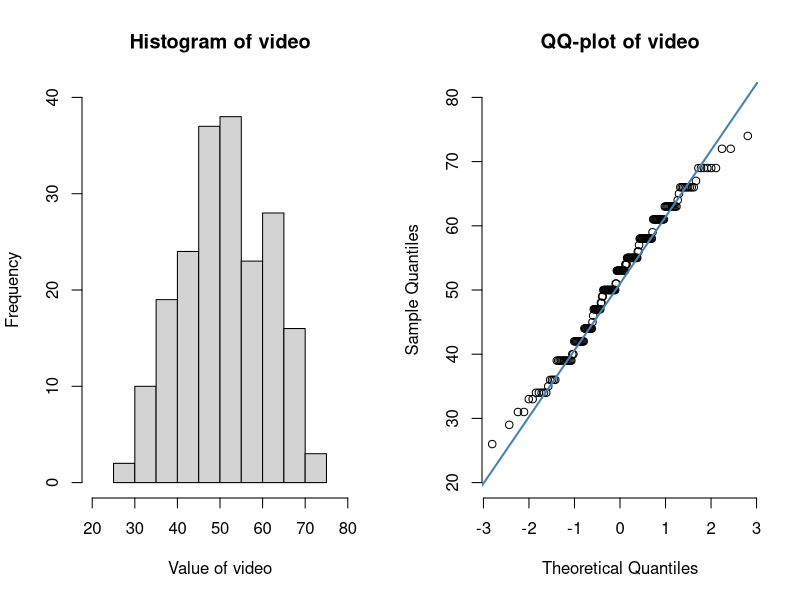
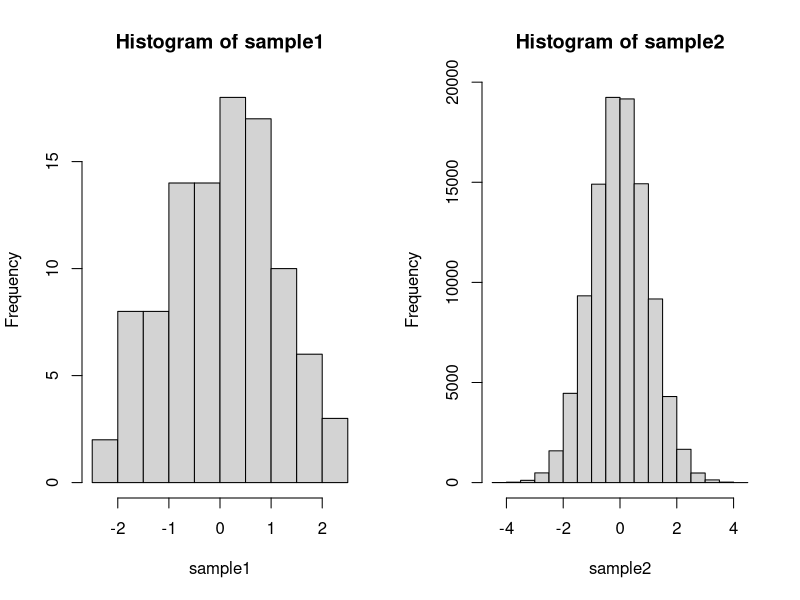
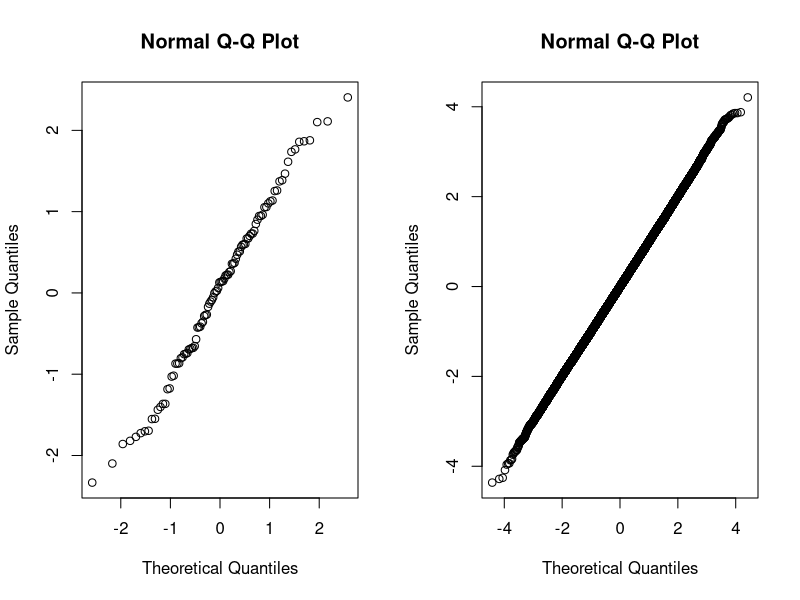
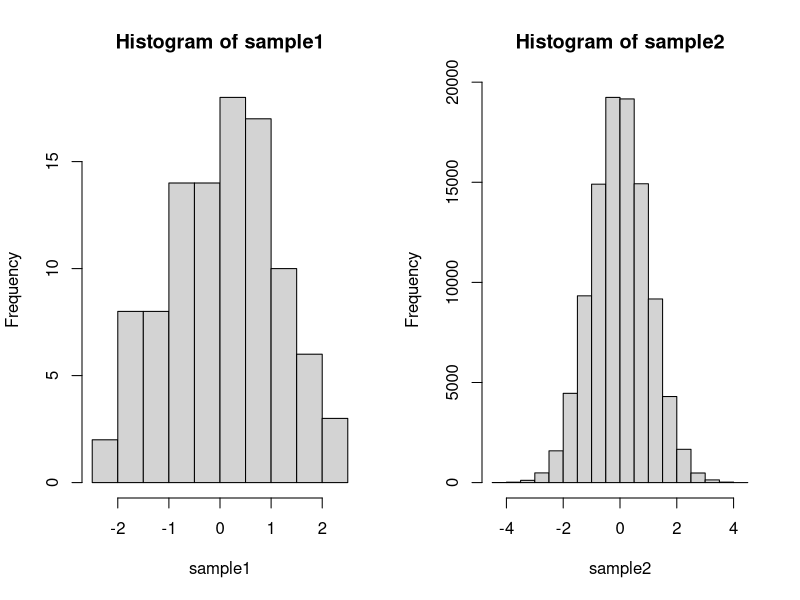

Reproduce these figures in R, in order.
## ---- chunk 1
getwd()
Ice_cream.1 <- read.csv("./data/Ice_cream-1.csv")
mean_video <- mean(Ice_cream.1$video)
## ---- chunk 2
# Create a histogram
par(mfrow=c(1,2))
hist(
  Ice_cream.1$video,
  xlim = c(20, 80),
  xlab="Value of video",
  ylim = c(0, 40),
  main="Histogram of video"
)
qqnorm(Ice_cream.1$video, pch = 1, frame = FALSE, ylim = c(20, 80), main="QQ-plot of video")
qqline(Ice_cream.1$video, col = "steelblue", lwd = 2)
## ---- chunk 3
Ice_cream.1 <- read.csv("./data/Ice_cream-1.csv")
mean_video <- mean(Ice_cream.1$video)
sd_video <- sd(Ice_cream.1$video)
cl <- 0.97
z_score <- qnorm((1 + cl) / 2)
margin_of_error <- z_score * (sd_video / sqrt(length(Ice_cream.1$video)))

lower_bound <- mean_video - margin_of_error
upper_bound <- mean_video + margin_of_error
## ---- chunk 4
# Load the pwr package
library(pwr)

# Set the parameters
confidence_level <- 0.97
maximum_width <- 3
sd_video <- sd(Ice_cream.1$video)
# Calculate the Z-score for the given confidence level
z_score <- qnorm((1 + confidence_level) / 2)

# Calculate required sample size
required_sample_size <- (z_score * sd_video / (maximum_width / 2))^2
## ---- chunk 5
sample1 <-rnorm(100)
sample2 <-rnorm(100000)
par(mfrow=c(1,2)); hist(sample1); hist(sample2) # two histograms next to each other
qqnorm(sample1); qqnorm(sample2) # two QQ-plots next to each other
## ---- chunk 6
p1=sum(sample1<2)/length(sample1) # estimate of P(Z<2) for sample 1 with n=100
p2=sum(sample2<2)/length(sample2) # estimate of P(Z<2) for sample 2 with n=100000
p3=sum(sample1>-0.5)/length(sample1) # estimates of P(Z>-0.5) for sample 1
p4=sum(sample2>-0.5)/length(sample2) # estimates of P(Z>-0.5) for sample 2
p5=sum(sample1>-1&sample1<2)/length(sample1) # estimate of P(-1<Z<2) for sample 1
p6=sum(sample2>-1&sample2<2)/length(sample2) # estimate of P(-1<Z<2) for sample 2
c(p1,p2,p3,p4,p5,p6) # print all the estimates
## ---- chunk 7
par(mfrow=c(1,2)); hist(sample1); hist(sample2)
## ---- chunk 8
sample=-10+5*rnorm(1000)
c(mean(sample),sd(sample)) # should be close to mean=-10 and sd=5
